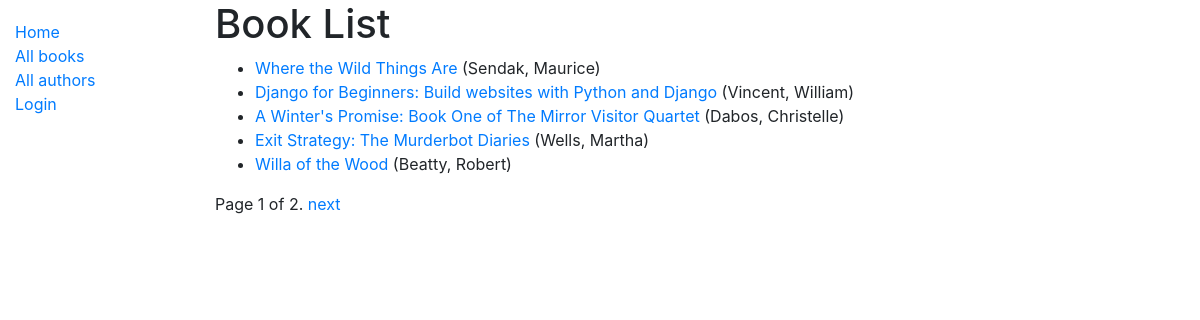
Page /catalog/books/ on the earlier database version.
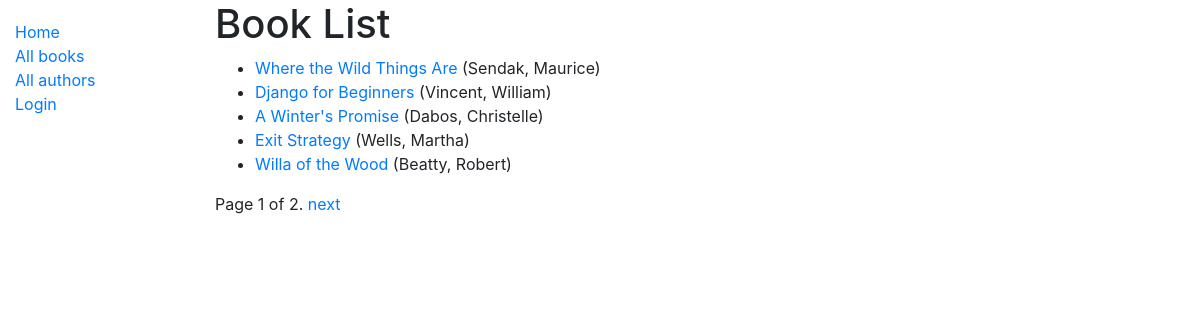
Same page on the later database version.
### catalog/models.py (models this page shows, shortened)
class Book(models.Model):
    title = models.CharField(max_length=200)
    subtitle = models.CharField(max_length=200, blank=True, null=True)
    author = models.ForeignKey('Author', on_delete=models.SET_NULL, null=True)
    summary = models.TextField(max_length=10000,
                               help_text='Enter a brief description of the book')
    isbn = models.CharField('ISBN', max_length=14,
                            help_text='13 Character <a href="https://www.isbn-international.org/content/what-isbn">ISBN number</a>')
    genre = models.ManyToManyField(Genre,
                                   help_text='Select a genre for this book')
    language = models.ForeignKey('Language', on_delete=models.SET_NULL, null=True)
    def display_genre(self):
        """Create a string for the Genre. This is required to display genre in Admin"""
        return ', '.join(genre.name for genre in self.genre.all()[:3])
    display_genre.short_description = 'genre'
    def get_absolute_url(self):
        return reverse('book-detail', args=[str(self.id)])

class Author(models.Model):
    first_name = models.CharField(max_length=100)
    last_name = models.CharField(max_length=100)
    date_of_birth = models.DateField(null=True, blank=True)
    date_of_death = models.DateField('Died', null=True, blank=True)
    class Meta:
        ordering = ['last_name', 'first_name']
    def __str__(self):
        return f'{self.last_name}, {self.first_name}'

### catalog/views.py (the view)
# urls.py: path('books/', views.BookListView.as_view(), name='books'),
class BookListView(generic.ListView):
    model = Book
    paginate_by = 5

### catalog/templates/catalog/book_list.html
{% extends 'base_generic.html' %}
{% block content %}
    <h1>Book List</h1>
    {% if book_list %}
    <ul>
        {% for book in book_list %}
        <li>
            <a href="{{ book.get_absolute_url }}">{{ book.title }}</a> ({{ book.author }})
        </li>
        {% endfor %}
    </ul>
    {% else %}
    <p>There are no books in the library.</p>
    {% endif %}
{% endblock content %}

Differences in the rows shown:
changed Book "Vincent, William": title "Django for Beginners: Build websites with Python and Django" → "Django for Beginners"
changed Book "Dabos, Christelle": title "A Winter's Promise: Book One of The Mirror Visitor Quartet" → "A Winter's Promise"
changed Book "Wells, Martha": title "Exit Strategy: The Murderbot Diaries" → "Exit Strategy"
